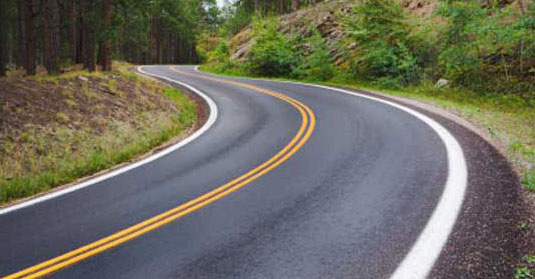
#> input picture samples/roads/road_1.jpg, 535 x 279 px
$ python 003_color__region_selection.py
#> lines starting #> are read from the running program, lines starting #| are printed output that depends on the picture
# Inspired by Self-Driving-Car Nano Degree from Udacity

import os
import matplotlib.pyplot as plt
import matplotlib.image as mpimg
import numpy as np

image_path = os.path.join(os.getcwd(), "../../samples/roads/road_1.jpg")

if not os.path.exists(image_path):
    print("Image does not exist!")
    exit()

image = mpimg.imread(image_path)
#> image is the input picture: shape (279, 535, 3); mean R, G, B 108.8, 107.9, 94.6


# Grab the x and y sizes and make two copies of the image
# With one copy we'll extract only the pixels that meet our selection,
# then we'll paint those pixels red in the original image to see our selection
# overlaid on the original.
ysize = image.shape[0]
#> ysize = 279
xsize = image.shape[1]
#> xsize = 535
color_select= np.copy(image)
line_image = np.copy(image)

# Define our color criteria
red_threshold = 0
green_threshold = 0
blue_threshold = 0
rgb_threshold = [red_threshold, green_threshold, blue_threshold]

# Define a triangle region of interest (Note: if you run this code,
# Keep in mind the origin (x=0, y=0) is in the upper left in image processing
# you'll find these are not sensible values!!
# But you'll get a chance to play with them soon in a quiz ;)
left_bottom = [0, 539]
right_bottom = [900, 300]
apex = [400, 0]

fit_left = np.polyfit((left_bottom[0], apex[0]), (left_bottom[1], apex[1]), 1)
fit_right = np.polyfit((right_bottom[0], apex[0]), (right_bottom[1], apex[1]), 1)
fit_bottom = np.polyfit((left_bottom[0], right_bottom[0]), (left_bottom[1], right_bottom[1]), 1)

# Mask pixels below the threshold
color_thresholds = (image[:,:,0] < rgb_threshold[0]) | \
                    (image[:,:,1] < rgb_threshold[1]) | \
                    (image[:,:,2] < rgb_threshold[2])
#> color_thresholds: shape (279, 535) bool; every value is 0

# Find the region inside the lines
XX, YY = np.meshgrid(np.arange(0, xsize), np.arange(0, ysize))
region_thresholds = (YY > (XX*fit_left[0] + fit_left[1])) & \
                    (YY > (XX*fit_right[0] + fit_right[1])) & \
                    (YY < (XX*fit_bottom[0] + fit_bottom[1]))
# Mask color selection
color_select[color_thresholds] = [0,0,0]
# Find where image is both colored right and in the region
line_image[~color_thresholds & region_thresholds] = [255,0,0]
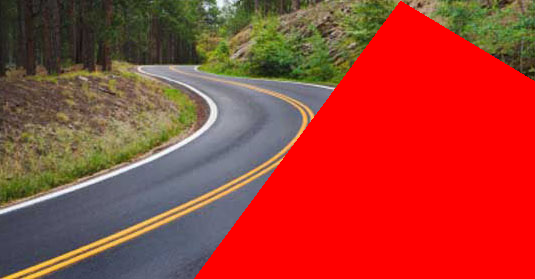
#> line_image: shape (279, 535, 3); mean R, G, B 165.9, 60.8, 48.8

# Display our two output images
plt.imshow(color_select)
plt.imshow(line_image)

# uncomment if plot does not display
plt.show()
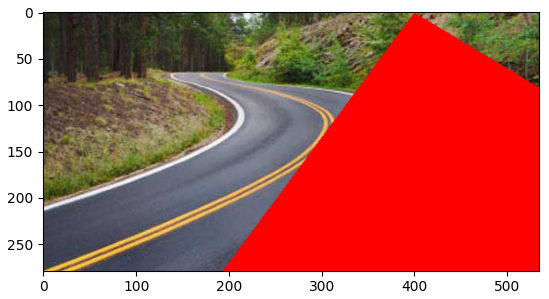
#> figure drawn by matplotlib, 1 panel

$ run again, with samples/roads/road_2.jpg copied over samples/roads/road_1.jpg
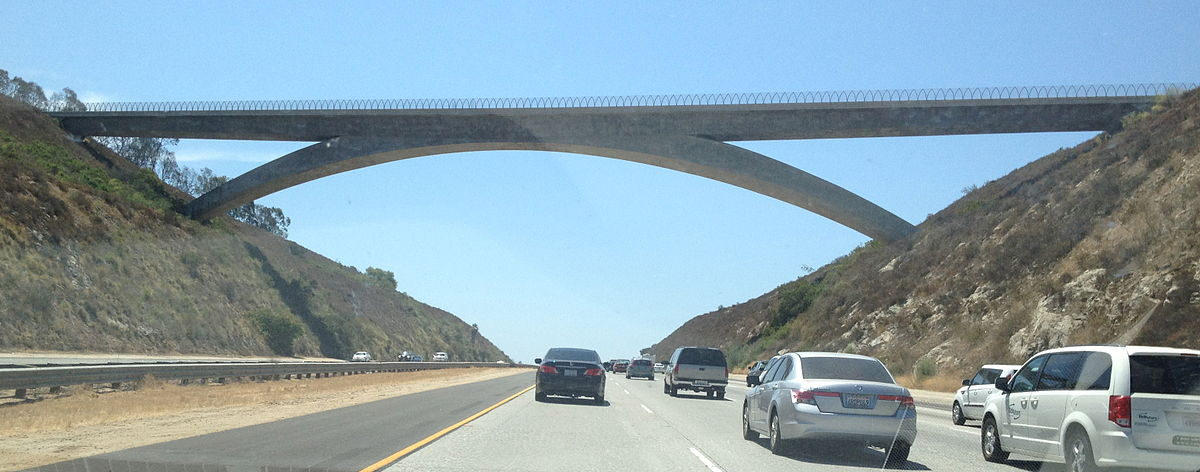
#> input picture samples/roads/road_2.jpg, 1200 x 472 px
#> image is the input picture: shape (472, 1200, 3); mean R, G, B 136.8, 158.5, 168.5
#> color_thresholds: shape (472, 1200) bool; every value is 0
#> `line_image[~color_thresholds & region_thresholds] = [255,0,0]`:
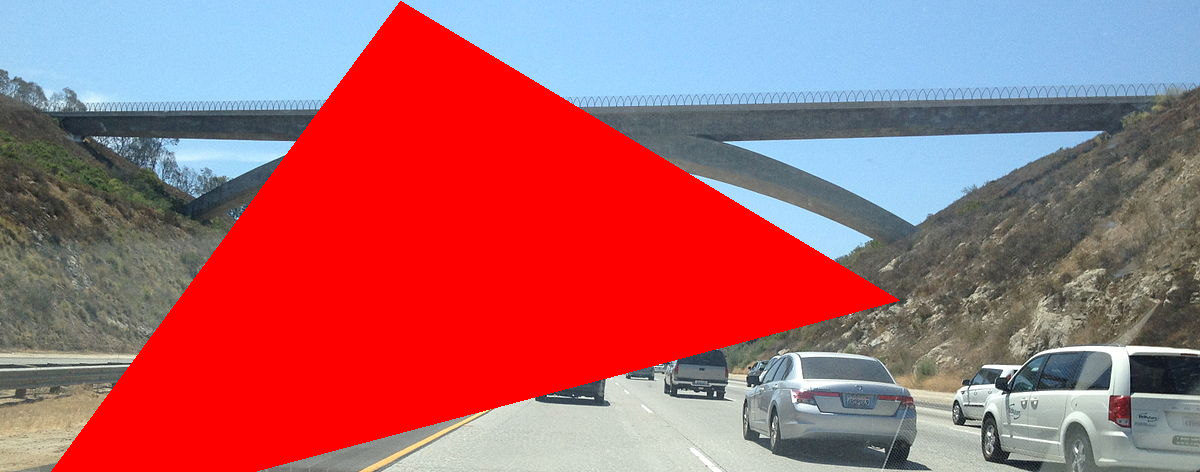
#> line_image: shape (472, 1200, 3); mean R, G, B 171.9, 101.2, 108.3
#> `plt.show()`:
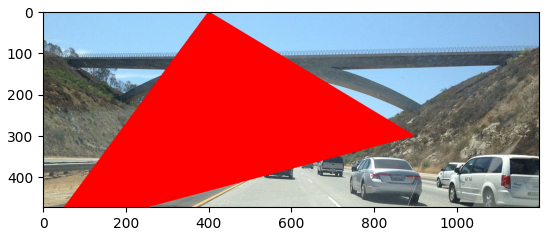
#> figure drawn by matplotlib, 1 panel

$ run again, with samples/roads/road_3.jpg copied over samples/roads/road_1.jpg
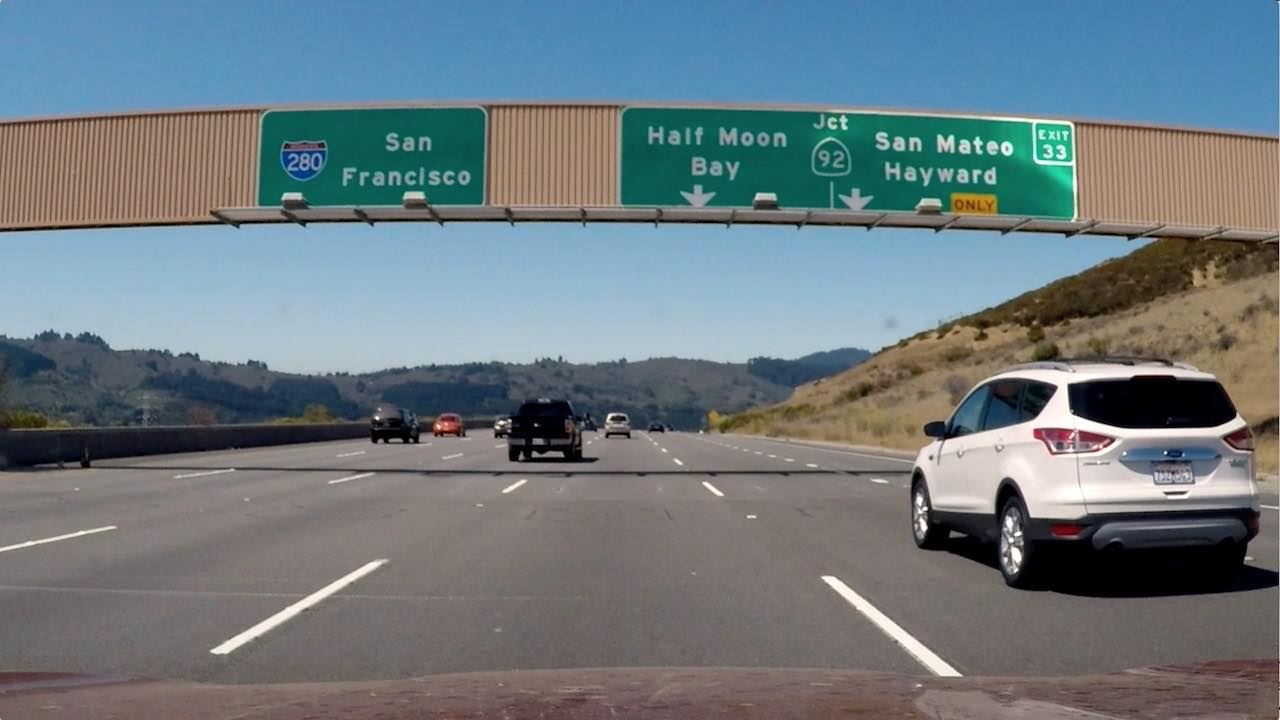
#> input picture samples/roads/road_3.jpg, 1280 x 720 px
#> image is the input picture: shape (720, 1280, 3); mean R, G, B 109.2, 121.6, 127.4
#> color_thresholds: shape (720, 1280) bool; every value is 0
#> `line_image[~color_thresholds & region_thresholds] = [255,0,0]`:
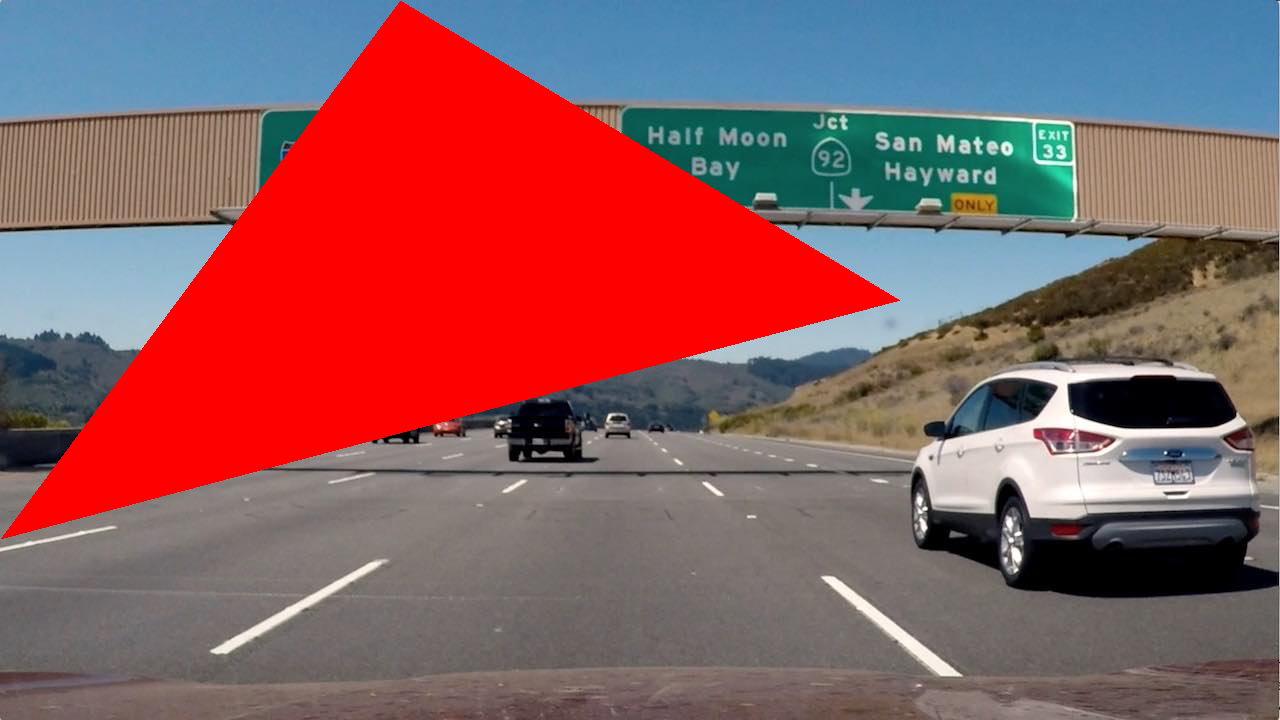
#> line_image: shape (720, 1280, 3); mean R, G, B 139.5, 92.6, 96
#> `plt.show()`:
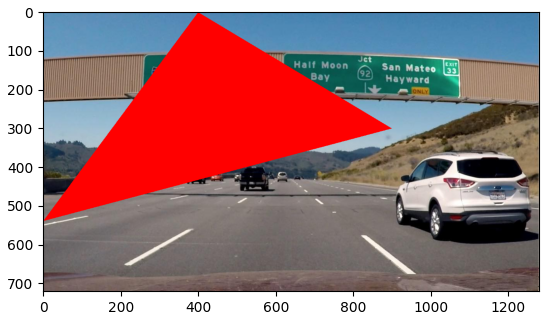
#> figure drawn by matplotlib, 1 panel
